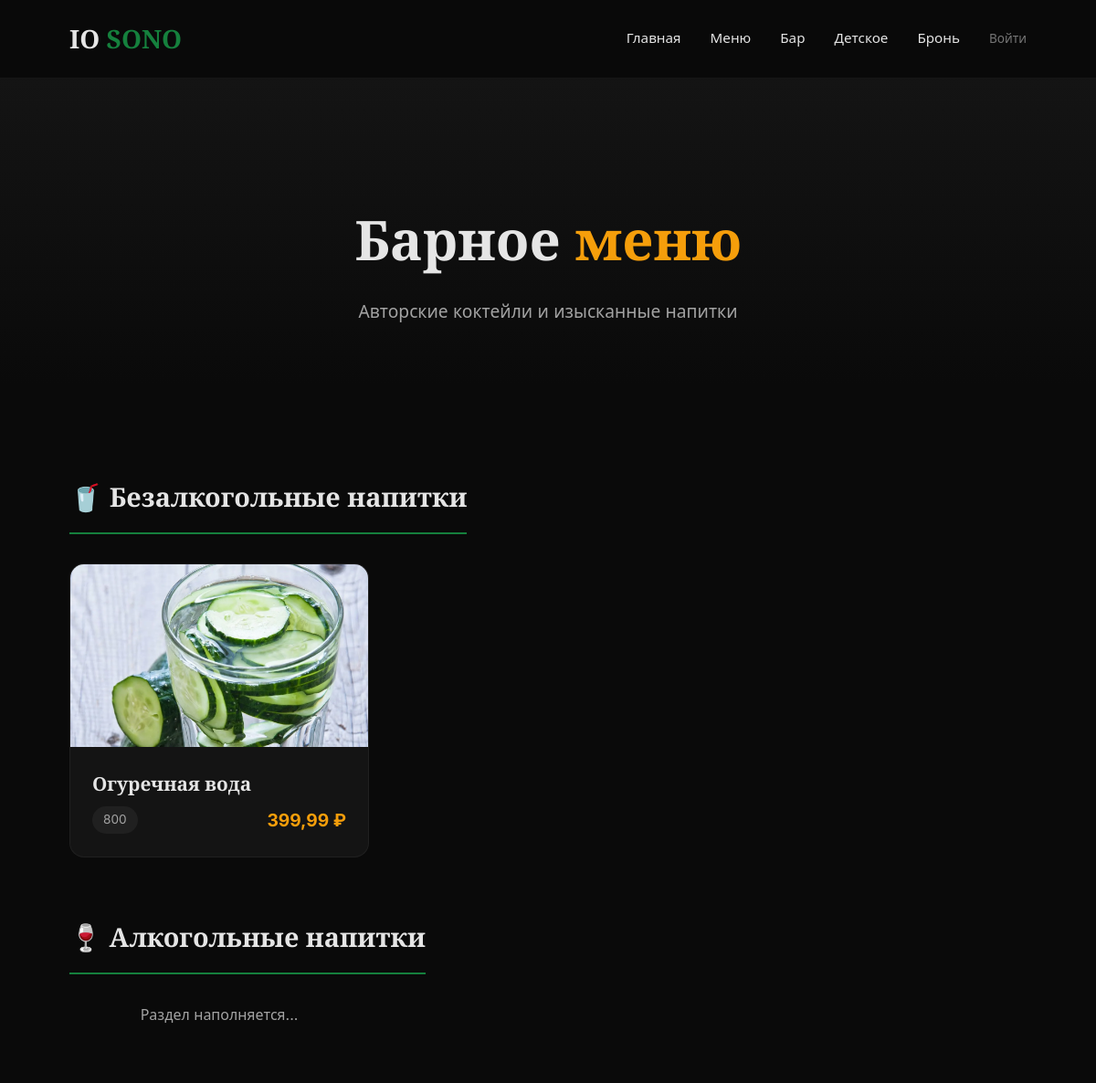
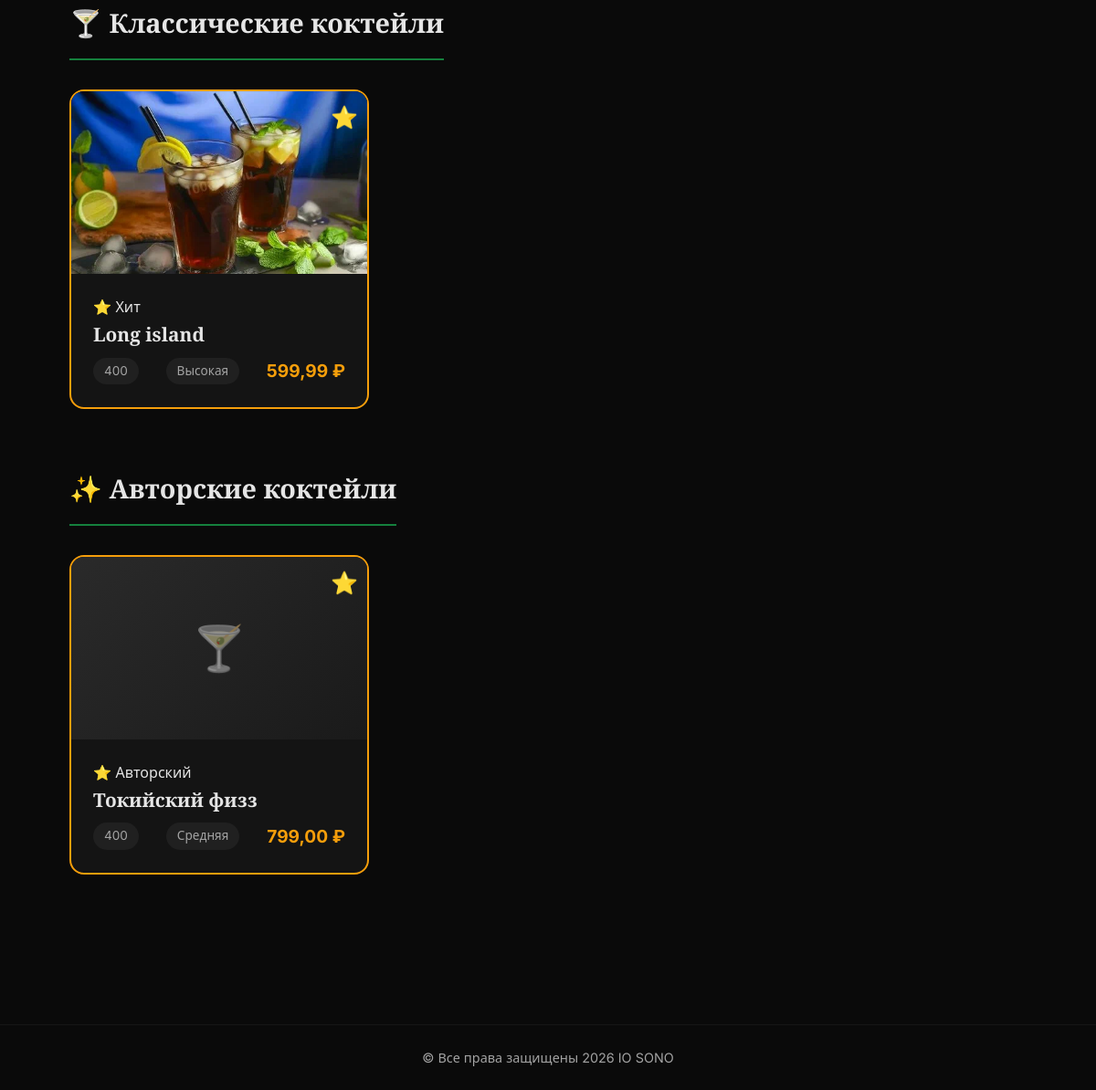
/bar/, run on the app's committed database (2 pictures, top to bottom).
### core/models.py (models this page shows, shortened)
class BarItem(models.Model):
    BAR_TYPES = [
        ('non_alcoholic', 'Б/А напитки'),
        ('alcoholic', 'Алкогольные напитки'),
        ('cocktail_classic', 'Коктейли классические'),
        ('cocktail_author', 'Коктейли авторские'),
    ]
    category = models.ForeignKey(
        BarCategory,
        on_delete=models.CASCADE,
        verbose_name='Категория',
        related_name='items'
    )
    bar_type = models.CharField(
        'Тип напитка',
        max_length=20,
        choices=BAR_TYPES,
        default='non_alcoholic'
    )
    name = models.CharField('Название', max_length=200)
    description = models.TextField('Описание', blank=True)
    volume = models.CharField('Объём (мл)', max_length=50, blank=True)
    price = models.DecimalField('Цена (₽)', max_digits=8, decimal_places=2)
    image = models.ImageField('Фото', upload_to='bar/', null=True, blank=True)
    is_featured = models.BooleanField('Рекомендуемое', default=False)
    alcohol_content = models.CharField('Крепость', max_length=50, blank=True)
    class Meta:
        verbose_name = 'Напиток'
        verbose_name_plural = 'Барное меню'
        ordering = ['category', 'bar_type', 'name']

### core/views.py (the view)
# urls.py: path('bar/', views.bar_menu, name='bar_menu'),
def bar_menu(request):
    items = BarItem.objects.select_related('category').all()
    categories = BarCategory.objects.prefetch_related('items').all()
    bar_types = {
        'non_alcoholic': items.filter(bar_type='non_alcoholic'),
        'alcoholic': items.filter(bar_type='alcoholic'),
        'cocktail_classic': items.filter(bar_type='cocktail_classic'),
        'cocktail_author': items.filter(bar_type='cocktail_author'),
    }
    return render(request, 'bar_menu.html', {
        'items': items,
        'categories': categories,
        'bar_types': bar_types
    })

### templates/bar_menu.html (shortened to what this page needs)
{% extends 'base.html' %}
{% block content %}
<section class="page-header">
    <div class="container">
        <h1 class="page-header__title">Барное <span class="text-accent">меню</span></h1>
        <p class="page-header__desc">Авторские коктейли и изысканные напитки</p>
    </div>
</section>
<section class="section bar-menu">
    <div class="container">
        <div class="menu-section-type">
            <h2 class="menu-section-type__title">🥤 Безалкогольные напитки</h2>
            <div class="bar-grid">
                {% for item in bar_types.non_alcoholic %}
                <div class="bar-item dish-clickable"
                     data-title="{{ item.name }}"
                     data-desc="{{ item.description }}"
                     data-price="{{ item.price }}"
                     data-category="{{ item.get_bar_type_display }}"
                     data-volume="{{ item.volume }}"
                     data-alcohol=""
                     data-img="{% if item.image %}{{ item.image.url }}{% endif %}">
                    {% if item.image %}
                    <div class="bar-item__img" style="background-image: url('{{ item.image.url }}');"></div>
                    {% else %}
                    <div class="bar-item__img bar-item__img--placeholder"></div>
                    {% endif %}
                    <div class="bar-item__body">
                        <h3 class="bar-item__name">{{ item.name }}</h3>
                        <div class="bar-item__meta">
                            {% if item.volume %}
                            <span class="bar-item__volume">{{ item.volume }}</span>
                            {% endif %}
                            <span class="bar-item__price">{{ item.price }} ₽</span>
                        </div>
                    </div>
                </div>
                {% empty %}
                <p class="text-muted">Раздел наполняется...</p>
                {% endfor %}
            </div>
        </div>
        <div class="menu-section-type">
            <h2 class="menu-section-type__title">🍷 Алкогольные напитки</h2>
            <div class="bar-grid">
                {% for item in bar_types.alcoholic %}
                <div class="bar-item dish-clickable"
                     data-title="{{ item.name }}"
                     data-desc="{{ item.description }}"
                     data-price="{{ item.price }}"
                     data-category="{{ item.get_bar_type_display }}"
                     data-volume="{{ item.volume }}"
                     data-alcohol="{{ item.alcohol_content }}"
                     data-img="{% if item.image %}{{ item.image.url }}{% endif %}">
                    {% if item.image %}
                    <div class="bar-item__img" style="background-image: url('{{ item.image.url }}');"></div>
                    {% else %}
                    <div class="bar-item__img bar-item__img--placeholder"></div>
                    {% endif %}
                    <div class="bar-item__body">
                        <h3 class="bar-item__name">{{ item.name }}</h3>
                        <div class="bar-item__meta">
                            {% if item.volume %}
                            <span class="bar-item__volume">{{ item.volume }}</span>
                            {% endif %}
                            {% if item.alcohol_content %}
                            <span class="bar-item__alcohol">{{ item.alcohol_content }}</span>
                            {% endif %}
                            <span class="bar-item__price">{{ item.price }} ₽</span>
                        </div>
                    </div>
                </div>
                {% empty %}
                <p class="text-muted">Раздел наполняется...</p>
                {% endfor %}
            </div>
        </div>
        <div class="menu-section-type">
            <h2 class="menu-section-type__title">🍸 Классические коктейли</h2>
            <div class="bar-grid">
                {% for item in bar_types.cocktail_classic %}
                <div class="bar-item dish-clickable {% if item.is_featured %}bar-item--featured{% endif %}"
                     data-title="{{ item.name }}"
                     data-desc="{{ item.description }}"
                     data-price="{{ item.price }}"
                     data-category="{{ item.get_bar_type_display }}"
                     data-volume="{{ item.volume }}"
                     data-alcohol="{{ item.alcohol_content }}"
                     data-img="{% if item.image %}{{ item.image.url }}{% endif %}">
                    {% if item.image %}
                    <div class="bar-item__img" style="background-image: url('{{ item.image.url }}');"></div>
                    {% else %}
                    <div class="bar-item__img bar-item__img--placeholder"></div>
                    {% endif %}
                    <div class="bar-item__body">
                        {% if item.is_featured %}<span class="featured-badge">⭐ Хит</span>{% endif %}
                        <h3 class="bar-item__name">{{ item.name }}</h3>
                        <div class="bar-item__meta">
                            {% if item.volume %}
                            <span class="bar-item__volume">{{ item.volume }}</span>
                            {% endif %}
                            {% if item.alcohol_content %}
                            <span class="bar-item__alcohol">{{ item.alcohol_content }}</span>
                            {% endif %}
                            <span class="bar-item__price">{{ item.price }} ₽</span>
                        </div>
                    </div>
                </div>
                {% empty %}
                <p class="text-muted">Раздел наполняется...</p>
                {% endfor %}
            </div>
        </div>
        <div class="menu-section-type">
            <h2 class="menu-section-type__title">✨ Авторские коктейли</h2>
            <div class="bar-grid">
                {% for item in bar_types.cocktail_author %}
                <div class="bar-item dish-clickable bar-item--featured"
                     data-title="{{ item.name }}"
                     data-desc="{{ item.description }}"
                     data-price="{{ item.price }}"
                     data-category="{{ item.get_bar_type_display }}"
                     data-volume="{{ item.volume }}"
                     data-alcohol="{{ item.alcohol_content }}"
                     data-img="{% if item.image %}{{ item.image.url }}{% endif %}">
                    {% if item.image %}
                    <div class="bar-item__img" style="background-image: url('{{ item.image.url }}');"></div>
                    {% else %}
                    <div class="bar-item__img bar-item__img--placeholder"></div>
                    {% endif %}
                    <div class="bar-item__body">
                        <span class="featured-badge">⭐ Авторский</span>
                        <h3 class="bar-item__name">{{ item.name }}</h3>
                        <div class="bar-item__meta">
                            {% if item.volume %}
                            <span class="bar-item__volume">{{ item.volume }}</span>
                            {% endif %}
                            {% if item.alcohol_content %}
                            <span class="bar-item__alcohol">{{ item.alcohol_content }}</span>
                            {% endif %}
                            <span class="bar-item__price">{{ item.price }} ₽</span>
                        </div>
                    </div>
                </div>
                {% empty %}
                <p class="text-muted">Раздел наполняется...</p>
                {% endfor %}
            </div>
        </div>
    </div>
</section>
{% endblock %}

### templates/base.html (shortened to what this page needs)
{% load static %}
<!DOCTYPE html>
<html lang="ru">
<head>
    <link rel="stylesheet" href="{% static 'css/style.css' %}">
</head>
<body>
    <header class="header">
        <div class="container header__inner">
            <a href="/" class="logo">IO <span class="logo__accent">SONO</span></a>
            <nav class="nav">
                <a href="{% url 'core:home' %}" class="nav__link">Главная</a>
                <a href="{% url 'core:menu' %}" class="nav__link">Меню</a>
                <a href="{% url 'core:bar_menu' %}" class="nav__link">Бар</a>
                <a href="{% url 'core:kids_menu' %}" class="nav__link">Детское</a>
                <a href="{% url 'core:reservation' %}" class="nav__link">Бронь</a>
                {% if user.is_authenticated %}
                <div class="user-menu">
                    <button class="user-menu__trigger" type="button">
                        <span class="user-menu__name">👤 {{ user.username }}</span>
                        <span class="user-menu__arrow">▼</span>
                    </button>
                    <div class="user-menu__dropdown">
                        <a href="{% url 'core:profile' %}" class="user-menu__item">
                            <span>📋</span> Мои брони
                        </a>
                        <a href="{% url 'core:loyalty' %}" class="user-menu__item">
                            <span>🎁</span> Бонусы
                        </a>
                        <div class="user-menu__divider"></div>
                        <a href="{% url 'core:logout' %}" class="user-menu__item user-menu__item--danger">
                            <span>🚪</span> Выйти
                        </a>
                    </div>
                </div>
                {% else %}
                    <a href="{% url 'core:login' %}" class="nav__link nav__link--admin">Войти</a>
                {% endif %}
            </nav>
        </div>
    </header>
    <main>
        {% block content %}{% endblock %}
    </main>
    <div class="copyright">
        <div class="container">
            <p>© Все права защищены 2026 IO SONO</p>
        </div>
    </div>
</body>
</html>

### static/css/style.css (style rules this page uses)
*, *::before, *::after { box-sizing: border-box; margin: 0; padding: 0; }
html { scroll-behavior: smooth; }
body { font-family: 'Inter', system-ui, sans-serif; background: #0a0a0a; color: #e5e5e5; line-height: 1.6; overflow-x: hidden; padding-top: 0; }
a { text-decoration: none; color: inherit; }
:root { --clr-bg: #0a0a0a; --clr-surface: #141414; --clr-surface-hover: #1a1a1a; --clr-primary: #15803d; --clr-primary-hover: #166534; --clr-accent: #f59e0b; --clr-text: #e5e5e5; --clr-muted: #a3a3a3; --font-serif: 'Playfair Display', Georgia, serif; --font-sans: 'Inter', system-ui, sans-serif; --radius: 16px; --shadow: 0 10px 30px rgba(0,0,0,0.4); --transition: 0.3s cubic-bezier(0.4, 0, 0.2, 1); }
.container { width: min(90%, 1200px); margin: 0 auto; padding: 0 1rem; }
.section { padding: clamp(60px, 10vw, 100px) 0; }
.text-accent { color: var(--clr-accent); }
.text-muted { color: var(--clr-muted); text-align: center; }
.header { position: relative; z-index: 100; padding: 1.25rem 0; background: rgba(10,10,10,0.95); backdrop-filter: blur(12px); border-bottom: 1px solid rgba(255,255,255,0.05); transition: var(--transition); }
.header__inner { display: flex; align-items: center; justify-content: space-between; }
.logo { font-family: var(--font-serif); font-size: 1.75rem; font-weight: 700; }
.logo__accent { color: var(--clr-primary); }
.nav { display: flex; gap: 2rem; align-items: center; }
.nav__link { font-size: 0.95rem; font-weight: 500; position: relative; transition: var(--transition); }
.nav__link--admin { color: var(--clr-muted); font-size: 0.85rem; opacity: 0.7; }
.page-header { padding: 8rem 0 4rem; background: linear-gradient(180deg, var(--clr-surface) 0%, var(--clr-bg) 100%); text-align: center; }
.page-header__title { font-family: var(--font-serif); font-size: clamp(2.5rem, 5vw, 4rem); margin-bottom: 1rem; }
.page-header__desc { color: var(--clr-muted); font-size: 1.2rem; }
.menu-section-type { margin-bottom: 4rem; }
.menu-section-type__title { font-family: var(--font-serif); font-size: 1.8rem; margin-bottom: 2rem; padding-bottom: 1rem; border-bottom: 2px solid var(--clr-primary); display: inline-block; }
.bar-grid { display: grid; grid-template-columns: repeat(auto-fill, minmax(320px, 1fr)); gap: 2rem; }
.bar-item { background: var(--clr-surface); border-radius: var(--radius); overflow: hidden; border: 1px solid rgba(255,255,255,0.05); transition: var(--transition); }
.bar-item--featured { border: 2px solid var(--clr-accent); position: relative; }
.bar-item--featured::before { content: '⭐'; position: absolute; top: 10px; right: 10px; font-size: 1.5rem; z-index: 2; }
.bar-item__img { height: 200px; background-size: cover; background-position: center; background-color: #222; }
.bar-item__body { padding: 1.5rem; }
.bar-item__name { font-family: var(--font-serif); font-size: 1.3rem; margin-bottom: 0.5rem; }
.bar-item__meta { display: flex; justify-content: space-between; align-items: center; flex-wrap: wrap; gap: 0.5rem; }
.bar-item__volume, .bar-item__alcohol { font-size: 0.85rem; color: var(--clr-muted); background: rgba(255,255,255,0.05); padding: 0.25rem 0.75rem; border-radius: 20px; }
.bar-item__price { color: var(--clr-accent); font-weight: 700; font-size: 1.2rem; }
.copyright { background: transparent; padding: 1.5rem 0; text-align: center; border-top: 1px solid rgba(255,255,255,0.05); }
.copyright p { color: var(--clr-muted); font-size: 0.9rem; margin: 0; }
.dish-clickable { cursor: pointer; }
.bar-item__img--placeholder { background: linear-gradient(135deg, #2a2a2a 0%, #1a1a1a 100%); display: flex; align-items: center; justify-content: center; font-size: 3rem; }
.bar-item__img--placeholder::after { content: '🍸'; opacity: 0.5; }

### data on the page
BarItem: image (picture), name "Огуречная вода", volume "800", price "399,99"
BarItem: image (picture), is_featured "⭐ Хит", name "Long island", volume "400", alcohol_content "Высокая", price "599,99"
BarItem: name "Токийский физз", volume "400", alcohol_content "Средняя", price "799,00"
